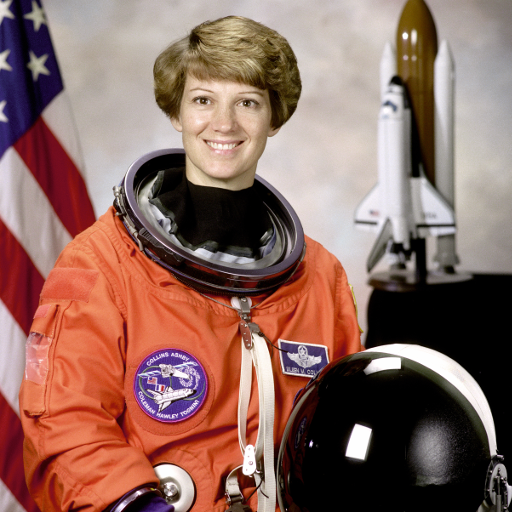
#> input picture skimage.data.astronaut(), 512 x 512 px
$ python -i common.py   (imports and definitions only)
#> lines starting #> are read from the running program, lines starting #| are printed output that depends on the picture
import sys, os, importlib.util
import numpy as np
import cv2


# [6 lines left out: function load_module, not called in this run]


def make_clip(path, w=640, h=360, n=36, fps=24):
#> called with path = 'kratka_kl0.png', w = 640, h = 360, n = 36, fps = 24
    from skimage import data
    a = cv2.cvtColor(data.astronaut(), cv2.COLOR_RGB2BGR)             # 512x512
    c = cv2.cvtColor(data.coffee(), cv2.COLOR_RGB2BGR)                # 400x600
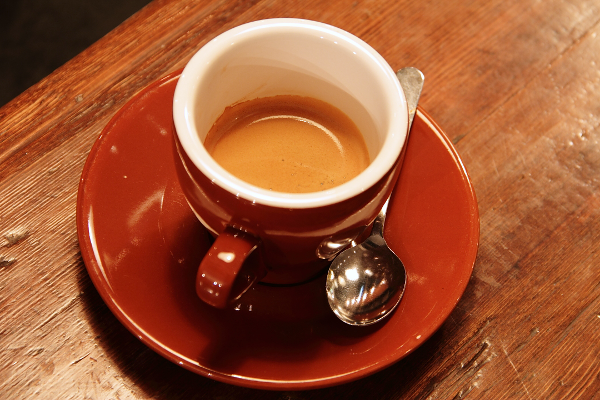
#> input picture skimage.data.coffee(), 600 x 400 px
    c = cv2.resize(c, (768, 512), interpolation=cv2.INTER_CUBIC)
#> c: shape (512, 768, 3)
    canvas = np.concatenate([a, c], axis=1)                           # 512x1280
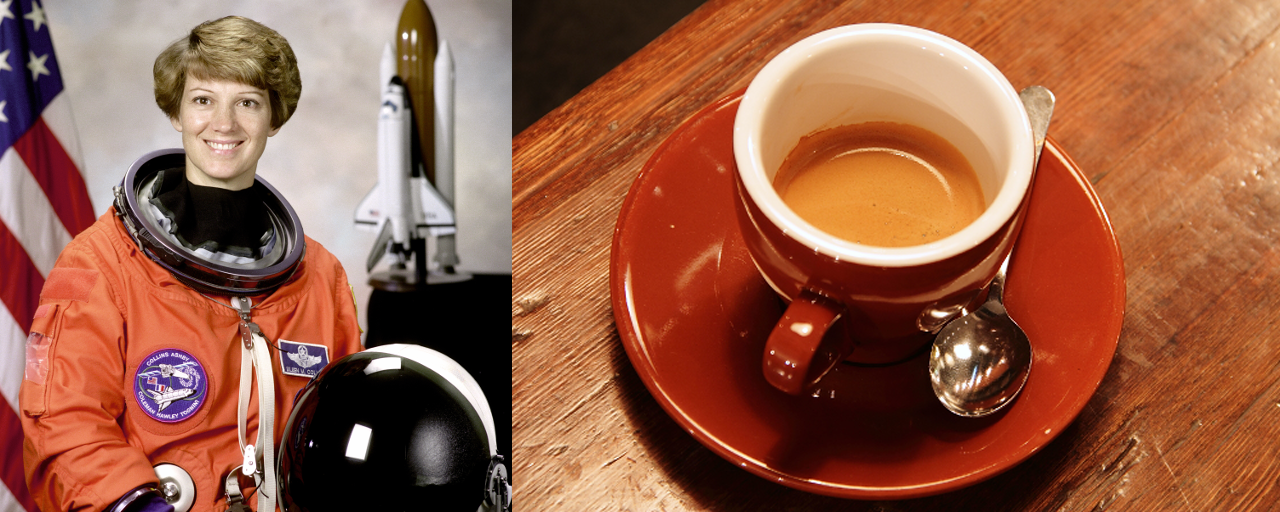
#> canvas: shape (512, 1280, 3); mean B, G, R 69.5, 93.8, 151.8
    cat = cv2.cvtColor(data.chelsea(), cv2.COLOR_RGB2BGR)
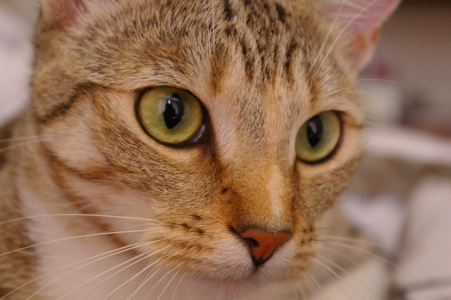
#> input picture skimage.data.chelsea(), 451 x 300 px
    cat = cv2.resize(cat, (150, 100), interpolation=cv2.INTER_AREA)
#> cat: shape (100, 150, 3)
    yy, xx = np.mgrid[0:100, 0:150].astype(np.float32)
    alpha = np.clip(1.0 - (((xx - 75) / 75.0) ** 2 + ((yy - 50) / 50.0) ** 2) * 1.0, 0, 1)
    alpha = np.clip(alpha * 3.0, 0, 1)[:, :, None]
    vw = cv2.VideoWriter(path, cv2.VideoWriter_fourcc(*'MJPG'), fps, (w, h))
    for t in range(n):
        x0, y0 = 20 + 2.5 * t, 90 + 1.0 * t
        M = np.float32([[1, 0, -x0], [0, 1, -y0]])
        fr = cv2.warpAffine(canvas, M, (w, h), flags=cv2.INTER_CUBIC, borderMode=cv2.BORDER_REPLICATE)
        ox, oy = int(30 + 6 * t), int(120 + 40 * np.sin(t / 6.0))
        ox = min(ox, w - 150)
        roi = fr[oy:oy + 100, ox:ox + 150].astype(np.float32)
        fr[oy:oy + 100, ox:ox + 150] = (roi * (1 - alpha) + cat.astype(np.float32) * alpha).astype(np.uint8)
        vw.write(fr)
#> this loop made 36 passes
#> pass 1, in make_clip, `fr = cv2.warpAffine(canvas, M, (w, h), flags=cv2.INTER_CUBIC, borderMo..`:
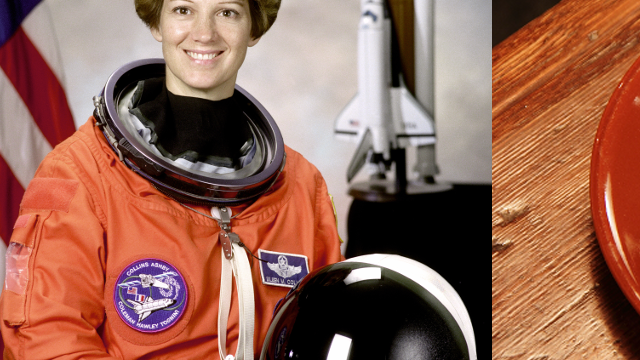
#> fr: shape (360, 640, 3); mean B, G, R 84.9, 101.7, 150.5
#> pass 1, in make_clip, `roi = fr[oy:oy + 100, ox:ox + 150].astype(np.float32)`:
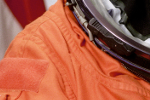
#> roi: shape (100, 150, 3) float32; mean B, G, R 68, 91.3, 171.2
#> pass 2, in make_clip, `roi = fr[oy:oy + 100, ox:ox + 150].astype(np.float32)`:
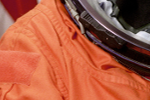
#> roi: shape (100, 150, 3) float32; mean B, G, R 65, 90.4, 173.4
#> after the loop:
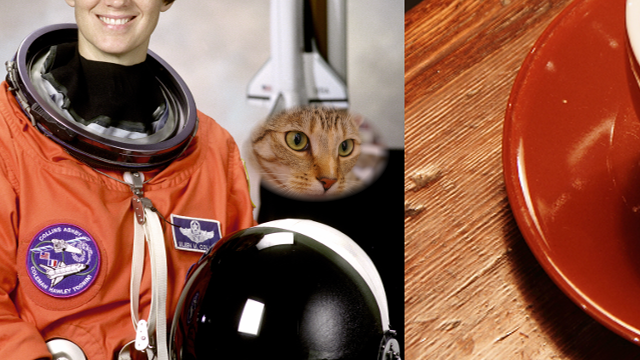
#> fr: shape (360, 640, 3); mean B, G, R 72.9, 91.7, 145.6
    vw.release()


# [10 lines left out: function read_y, not called in this run]


def psnr(a, b):
    mse = np.mean((a.astype(np.float64) - b.astype(np.float64)) ** 2)
    return 99.0 if mse == 0 else 10 * np.log10(255.0 ** 2 / mse)


# [41 lines left out: functions grid_score, decode_orig, montage, not called in this run]

>>> result = make_clip('kratka_kl0.png')
